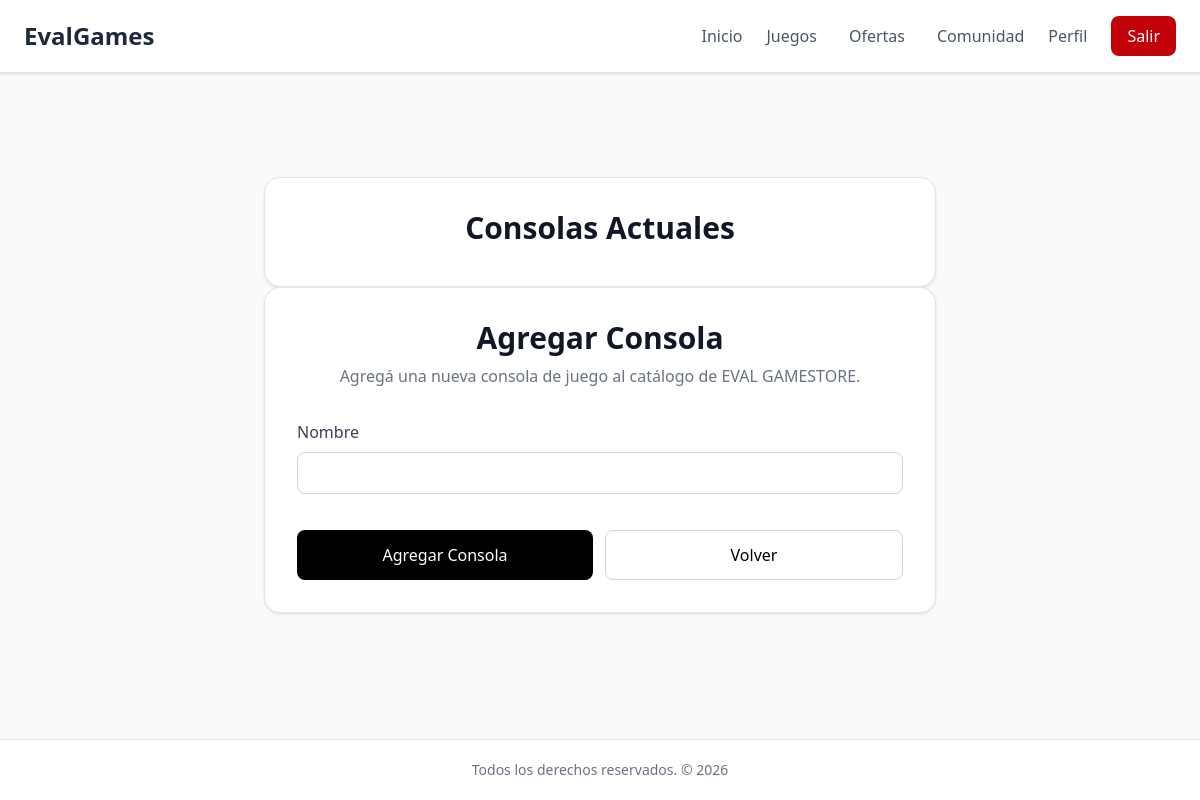
Before: /videojuegos/consola/ (signed in) with the older database file.
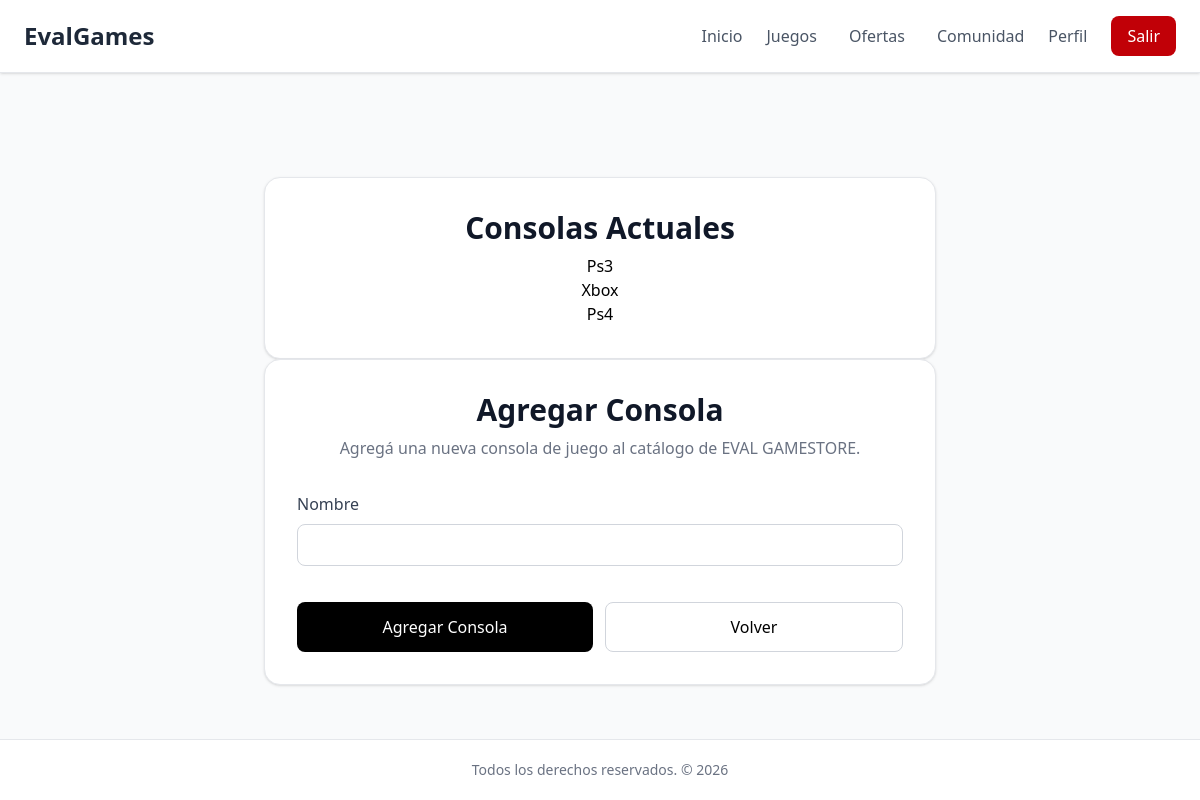
After: the same page with the newer database file.
### videojuegos/models.py (models this page shows)
class Consola(models.Model):
    nombre=models.CharField(max_length=100)
    fabricante = models.CharField(max_length=100)
    activo = models.BooleanField(default=True)
    fecha = models.DateField(auto_now_add=True)
    def __str__(self):
        return self.nombre

### videojuegos/views.py (the view)
# urls.py: path('consola/', views.agregar_consola, name='agregar_consola'),
@login_required
def agregar_consola(request):
    consolas = Consola.objects.filter(activo = True)
    if request.method == 'POST':
        form = ConsolaForm(request.POST)
        if form.is_valid():
            form.save()
            return redirect('agregar_consola')
    else:
        form = GeneroForm()
    return render(request, 'videojuegos/agregar_consola.html', {'consolas':consolas, 'form':form})

### videojuegos/forms.py
class GeneroForm(forms.ModelForm):
    class Meta:
        model = Genero
        fields = [
            'nombre',
        ]

### videojuegos/templates/videojuegos/agregar_consola.html (shortened to what this page needs)
{% extends 'inicio/base.html' %}
{% load widget_tweaks %}
{% block body %}
<div class="max-w-2xl mx-auto mt-16">
    <div class="bg-white border border-gray-200 rounded-2xl shadow-sm p-8">
        <h1 class="text-3xl font-bold text-gray-900 text-center mb-2">
            Consolas Actuales
        </h1>
        {% for consola in consolas %}
            <p class="text-center hover:">
                {{consola}}
            </p>
        {% endfor %}
    </div>
    <div class="bg-white border border-gray-200 rounded-2xl shadow-sm p-8">
        <h1 class="text-3xl font-bold text-gray-900 text-center mb-2">
            Agregar Consola
        </h1>
        <p class="text-center text-gray-500 mb-8">
            Agregá una nueva consola de juego al catálogo de EVAL GAMESTORE.
        </p>
        <form method="POST" class="space-y-5">
            {% for field in form %}
                <div>
                    <label class="block mb-2 font-medium text-gray-700">
                        {{ field.label }}
                    </label>
                    {{ field | add_class:"w-full border border-gray-300 rounded-lg px-4 py-2 focus:ring-2 focus:ring-black focus:border-black outline-none transition" }}
                </div>
            {% endfor %}
            <div class="flex gap-3 pt-4">
                <button type="submit" class="flex-1 bg-black text-white py-3 rounded-lg font-medium hover:bg-gray-800 transition cursor-pointer">
                   Agregar Consola
                </button>
                <a href="{% url 'juegos' %}" class="flex-1 text-center border border-gray-300 py-3 rounded-lg font-medium hover:bg-gray-100 transition">
                    Volver
                </a>
            </div>
        </form>
    </div>
</div>
{% endblock %}

Changed rows visible on the page:
added Consola: nombre "Ps3"
added Consola: nombre "Xbox"
added Consola: nombre "Ps4"
